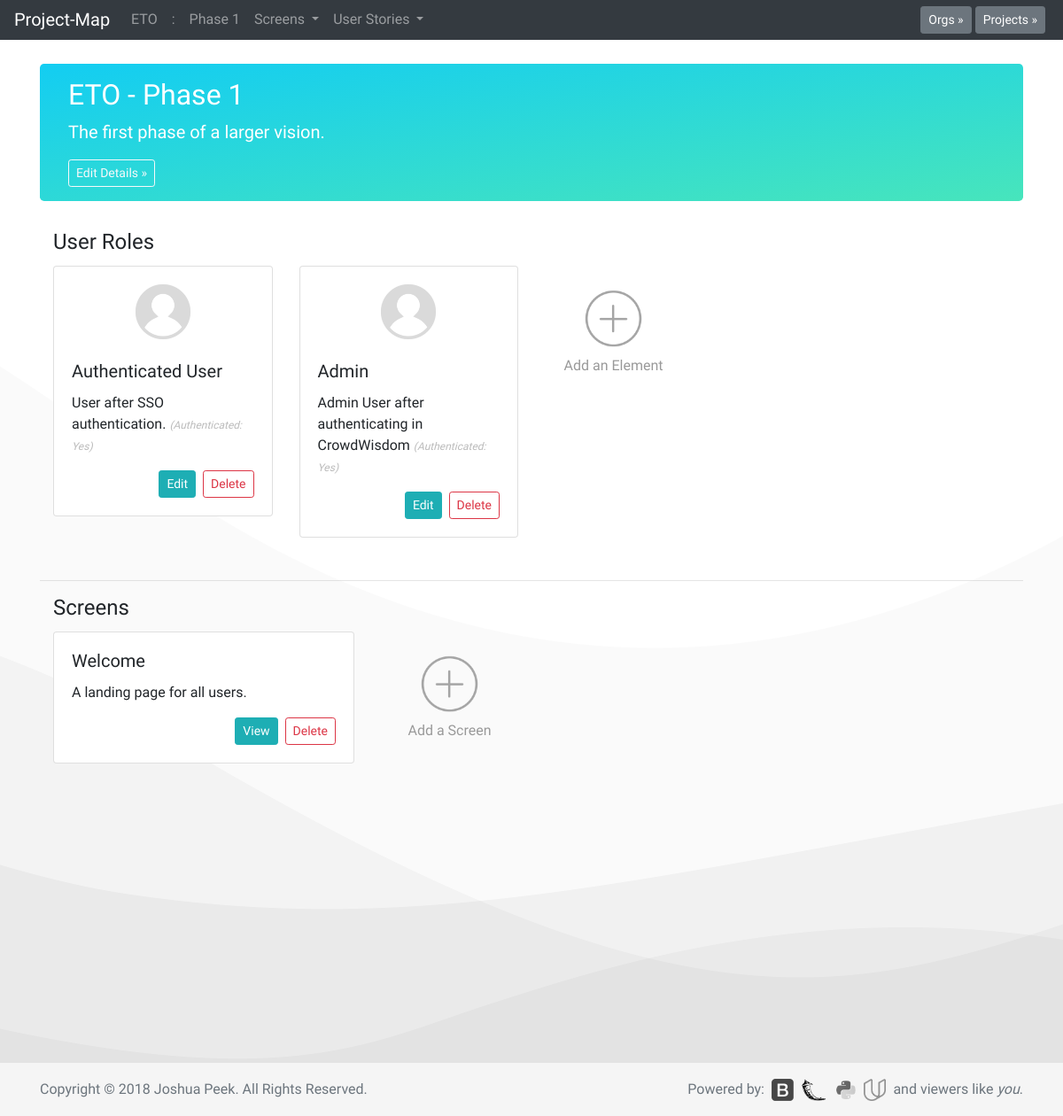
Page /o?1&p?1 on the committed database.
### database_setup.py (models this page shows, shortened)
class Org(Base):
    __tablename__ = 'org'
    id = Column(Integer, primary_key=True)
    title = Column(String(250), nullable=False)
    description = Column(String(500))

class Project(Base):
    __tablename__ = 'project'
    id = Column(Integer, primary_key=True)
    title = Column(String(250), nullable=False)
    description = Column(String(500))
    org_id = Column(Integer, ForeignKey('org.id'))
    org = relationship(Org)

class Role(Base):
    __tablename__ = 'role'
    id = Column(Integer, primary_key=True)
    title = Column(String(250), nullable=False)
    description = Column(String(500))
    authRequired = Column(String(5))
    project_id = Column(Integer, ForeignKey('project.id'))
    project = relationship(Project)

class Screen(Base):
    __tablename__ = 'screen'
    id = Column(Integer, primary_key=True)
    title = Column(String(250), nullable=False)
    description = Column(String(500))
    project_id = Column(Integer, ForeignKey('project.id'))
    project = relationship(Project)

### app.py (the view)
@app.route('/o?<int:org_id>&p?<int:project_id>')
def projectPage(org_id, project_id):
    allorgs = session.query(Org).all()
    allprojects = session.query(Project).all()
    org = session.query(Org).filter_by(id=org_id).one()
    project = session.query(Project).filter_by(id=project_id).one()
    projects = session.query(Project).filter_by(org_id=org.id).all()
    roles = session.query(Role).filter_by(project_id=project.id).all()
    screens = session.query(Screen).filter_by(project_id=project.id).all()
    fgs = session.query(Functgroup).filter_by(project_id=project.id).all()
    functions = session.query(Function).filter_by(project_id=project.id).all()
    return render_template('project.html', org=org,
                           project=project, roles=roles,
                           screens=screens, fgs=fgs,
                           functions=functions, projects=projects,
                           allorgs=allorgs, allprojects=allprojects)

### templates/project.html (shortened to what this page needs)
<!doctype html>
<html lang="en">
  {% include "header.html" %}
  <body>
    {% include "menu.html" %}
    <main role="main" class="container">
      <div class="jumbotron" style="padding:1rem 2rem;background-image:linear-gradient(to bottom right, #13cdf2, #47e5bc);">
        <h2>{{org.title}} - {{project.title}}</h2>
        <p class="lead">{{project.description}}
          {% if project.description == "" %}<br>{% endif %}</p>
        <button type="button" class="btn btn-sm btn btn-outline-light" data-toggle="modal" data-target="#edit-project-details">Edit Details &raquo;</button>
      </div>
            <div class="container">
              <div class="row">
                <div class="col-md-12 mb-1">
                  <h4>User Roles</h4>
                </div>
              </div>
              <div class="row">
                {% for i in roles %}
                <div class="col-md-3" style="margin-bottom:2rem;">
                  <div class="card mx-auto">
                    <div class="card-body mx-auto" style="word-break:unset;">
                      <center><img src="../../../static/images/profile.png" width="30%"></center><br>
                      <h5 class="card-title">{{i.title}}</h5>
                      <p class="card-text">{{i.description}}
                        {% if authRequired != "" %}<i style="font-size: .75rem;color: #bbb;">(Authenticated: {{i.authRequired}})</i>{% endif %}</p>
                      <span style="float:right;"><a href="{{url_for('editRole', role_id = i.id)}}" class="btn btn-sm btn-primary">Edit</a>&nbsp;
                      <a href="{{url_for('delRole', role_id = i.id)}}" class="btn btn-sm btn-outline-danger">Delete</a></span>
                    </div>
                  </div>
                </div>
                {% endfor %}
                <div class="col-md-2" style="margin-bottom:2rem;">
                  <div class="card mx-auto" style="background-clip: text;color: #999;border: 0px solid #C9C9C9;">
                    <div class="card-body">
                      <center>
                        <a type="button" data-toggle="modal" data-target="#add-role" href="#add-role">
                          <img src="../../static/images/plus.png" width="70%">
                        </a>
                        <p style="color:#999;text-size:.75rem;">Add an Element</p>
                      </center>
                    </div>
                  </div>
                </div>
              </div>
            </div>
      <hr>
      <div class="container">
        <div class="row">
          <div class="col-md-12 mb-1">
            <h4>Screens</h4>
          </div>
        </div>
        <div class="row">
          {% for i in screens %}
          <div class="col-md-4" style="margin-bottom:2rem;">
            <div class="card">
              <div class="card-body">
                <h5 class="card-title">{{i.title}}</h5>
                <p class="card-text">{{i.description}}</p>
                <span style="float:right;"><a href="{{url_for('screenPage', project_id = project.id, screen_id=i.id)}}" class="btn btn-sm btn-primary">View</a>&nbsp;
                <a href="{{url_for('delScreen', screen_id = i.id)}}" class="btn btn-sm btn-outline-danger">Delete</a></span>
              </div>
            </div>
          </div>
          {% endfor %}
          <div class="col-md-2" style="margin-bottom:2rem;">
            <div class="card" style="background-clip: text;color: #999;border: 0px solid #C9C9C9;">
              <div class="card-body">
                <center>
                  <a type="button" data-toggle="modal" data-target="#add-screen" href="#add-screen">
                    <img src="../../static/images/plus.png" width="70%">
                  </a>
                  <p style="color:#999;text-size:.75rem;">Add a Screen</p>
                </center>
              </div>
            </div>
          </div>
        </div>
      </div>
    </main>
  {% include "footer.html" %}
  </body>
</html>

### templates/menu.html (shortened to what this page needs)
<nav class="navbar navbar-expand-md navbar-dark fixed-top bg-dark">
  <a class="navbar-brand" href="/">Project-Map</a>
  <div class="collapse navbar-collapse" id="navbarCollapse">
    <ul class="navbar-nav mr-auto">
      {% if org is defined %}
      <li class="nav-item">
        <a class="nav-link" href="{{url_for('orgPage', org_id=org.id)}}">{{org.title}}</a>
      </li>
      {% endif %}
      {% if project is defined %}
      <li class="nav-item">
        <span class="nav-link">:</span>
      </li>
      <li class="nav-item">
        <a class="nav-link" href="{{url_for('projectPage', org_id=project.org.id,
          project_id=project.id)}}">{{project.title}}
        </a>
      </li>
      {% endif %}
      {% if screens is defined %}
      <li class="nav-item dropdown">
        <a class="nav-link dropdown-toggle" href="#" id="navbarDropdown" role="button" data-toggle="dropdown" aria-haspopup="true" aria-expanded="false">
          Screens
        </a>
      </li>
      {% endif %}
      {% if screens is defined %}
      <li class="nav-item dropdown">
        <a class="nav-link dropdown-toggle" href="#" id="navbarDropdown" role="button" data-toggle="dropdown" aria-haspopup="true" aria-expanded="false">
          User Stories
        </a>
      </li>
      {% endif %}
    </ul>
    {% if allorgs is defined %}
    <button type="button" class="btn btn-secondary btn-sm my-2 my-sm-0" data-toggle="modal" data-target="#org-select">Orgs &raquo;</button>&nbsp;
    {% endif %}
    {% if allprojects is defined %}
    <button type="button" class="btn btn-secondary btn-sm my-2 my-sm-0" data-toggle="modal" data-target="#project-select">Projects &raquo;</button>&nbsp;
    {% endif %}
  </div>
</nav>

### rows in the picture
Org: title "ETO"
Project: title "Phase 1", description "The first phase of a larger vision."
Role: title "Authenticated User", description "User after SSO authentication.", authRequired "Yes"
Role: title "Admin", description "Admin User after authenticating in CrowdWisdom", authRequired "Yes"
Screen: title "Welcome", description "A landing page for all users."
